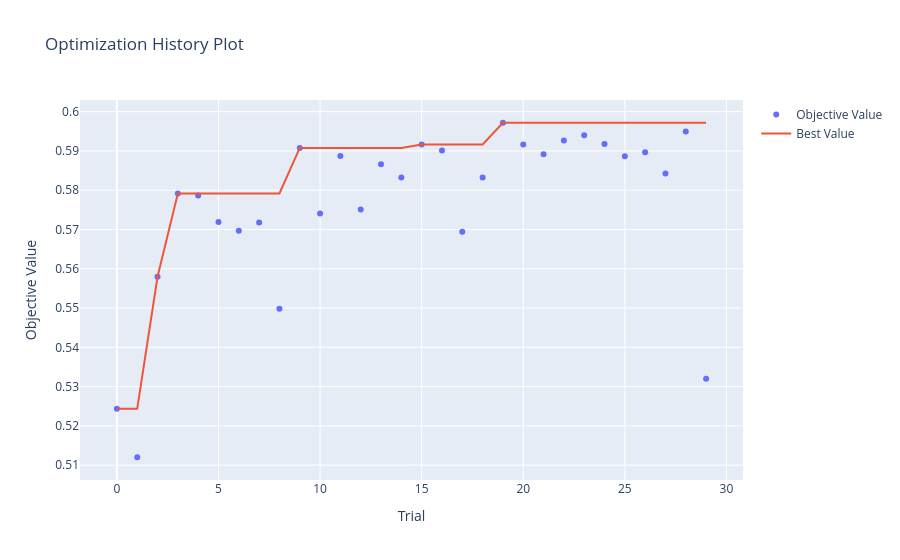
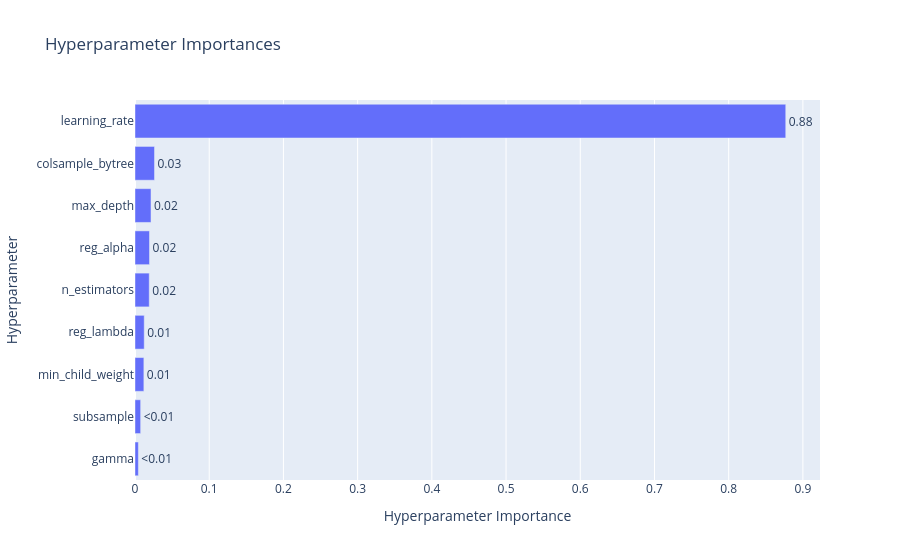

The notebook cell saved with these charts, in order:
### Markdown cell above
### Обучение моделей

### Code cell
def objective(trial, X_train, y_train):
    """
    Функция для оптимизации гиперпараметров с использованием TimeSeriesCV
    """
    params = {
        'n_estimators': trial.suggest_int('n_estimators', 50, 500),
        'max_depth': trial.suggest_int('max_depth', 3, 10),
        'learning_rate': trial.suggest_float('learning_rate', 0.01, 0.3, log=True),
        'subsample': trial.suggest_float('subsample', 0.6, 1.0),
        'colsample_bytree': trial.suggest_float('colsample_bytree', 0.6, 1.0),
        'gamma': trial.suggest_float('gamma', 0, 1),
        'min_child_weight': trial.suggest_int('min_child_weight', 1, 10),
        'reg_alpha': trial.suggest_float('reg_alpha', 0, 10), 
        'reg_lambda': trial.suggest_float('reg_lambda', 0, 10),
        'random_state': 42,
        'n_jobs': -1
    }

    # Пайплайн с предобработкой и моделью
    model = Pipeline([
        ('preprocessor', preprocessor),
        ('regressor', XGBRegressor(**params, enable_categorical=True))
    ])

    # Инициализация TimeSeriesSplit
    tscv = TimeSeriesSplit(n_splits=5)
    scores = []
    rmses = []

    for train_idx, val_idx in tscv.split(X_train):
        X_tr, X_val = X_train.iloc[train_idx], X_train.iloc[val_idx]
        y_tr, y_val = y_train.iloc[train_idx], y_train.iloc[val_idx]

        model.fit(X_tr, y_tr)
        y_pred = model.predict(X_val)
        r2 = r2_score(y_val, y_pred)
        rmse = np.sqrt(mean_squared_error(y_val, y_pred))
        scores.append(r2)
        rmses.append(rmse)

    mean_r2 = np.mean(scores)
    mean_rmse = np.mean(rmses)
    trial.set_user_attr("std_r2", np.std(scores))
    trial.set_user_attr("rmse", mean_rmse)

    return mean_r2  # Оптимизация по среднему R2

# Запуск эксперимента Optuna
study = optuna.create_study(
    direction='maximize',  # Максимизируем R2
    sampler=TPESampler(seed=42)
)

print("\nНачинаем оптимизацию гиперпараметров...")
study.optimize(lambda trial: objective(trial, X_train, y_train), 
               n_trials=30,
               show_progress_bar=True)

# 6. Вывод результатов
print("\nОптимизация завершена!")
print("Лучшие параметры:", study.best_params)
print(f"Лучший R2: {study.best_value:.4f}")
print(f"RMSE: {study.best_trial.user_attrs['rmse']:.4f}")

# 7. Визуализация результатов Optuna
print("\nВизуализация результатов оптимизации...")
fig = optuna.visualization.plot_optimization_history(study)
fig.show()

fig2 = optuna.visualization.plot_param_importances(study)
fig2.show()

# 8. Обучение финальной модели с лучшими параметрами
print("\nОбучение финальной модели с лучшими параметрами...")
final_model = Pipeline([
    ('preprocessor', preprocessor),
    ('regressor', XGBRegressor(**study.best_params, enable_categorical=True))
])

final_model.fit(X_train, y_train)

# Предсказание на тестовых данных
y_pred = final_model.predict(X_test)

# Вывод финальных метрик
final_r2 = r2_score(y_test, y_pred)
final_rmse = np.sqrt(mean_squared_error(y_test, y_pred))
print(f"\nФинальные метрики на тестовой выборке:")
print(f"R2: {final_r2:.4f}")
print(f"RMSE: {final_rmse:.4f}")

### Figure 1 — Plotly figure (JSON) as saved in the notebook; plotly's stock layout.template omitted (floating-point values rounded to 4 significant figures)
{"data": [{"mode": "markers", "name": "Objective Value", "type": "scatter", "x": [0, 1, 2, 3, 4, 5, 6, 7, 8, 9, 10, 11, 12, 13, 14, 15, 16, 17, 18, 19, 20, 21, 22, 23, 24, 25, 26, 27, 28, 29], "y": [0.5243, 0.512, 0.558, 0.5792, 0.5786, 0.5719, 0.5697, 0.5718, 0.5498, 0.5908, 0.574, 0.5887, 0.5751, 0.5866, 0.5832, 0.5916, 0.5901, 0.5694, 0.5832, 0.5972, 0.5916, 0.5892, 0.5926, 0.594, 0.5918, 0.5886, 0.5897, 0.5842, 0.595, 0.532]}, {"mode": "lines", "name": "Best Value", "type": "scatter", "x": [0, 1, 2, 3, 4, 5, 6, 7, 8, 9, 10, 11, 12, 13, 14, 15, 16, 17, 18, 19, 20, 21, 22, 23, 24, 25, 26, 27, 28, 29], "y": [0.5243, 0.5243, 0.558, 0.5792, 0.5792, 0.5792, 0.5792, 0.5792, 0.5792, 0.5908, 0.5908, 0.5908, 0.5908, 0.5908, 0.5908, 0.5916, 0.5916, 0.5916, 0.5916, 0.5972, 0.5972, 0.5972, 0.5972, 0.5972, 0.5972, 0.5972, 0.5972, 0.5972, 0.5972, 0.5972]}, {"marker": {"color": "#cccccc"}, "mode": "markers", "name": "Infeasible Trial", "showlegend": false, "type": "scatter", "x": [], "y": []}], "layout": {"title": {"text": "Optimization History Plot"}, "xaxis": {"title": {"text": "Trial"}}, "yaxis": {"title": {"text": "Objective Value"}}}}

### Figure 2 — Plotly figure (JSON) as saved in the notebook; plotly's stock layout.template omitted (floating-point values rounded to 4 significant figures)
{"data": [{"cliponaxis": false, "hovertemplate": ["gamma (FloatDistribution): 0.00453224434400059<extra></extra>", "subsample (FloatDistribution): 0.007600813918670974<extra></extra>", "min_child_weight (IntDistribution): 0.011955456058687159<extra></extra>", "reg_lambda (FloatDistribution): 0.012443032771683208<extra></extra>", "n_estimators (IntDistribution): 0.01919232320350294<extra></extra>", "reg_alpha (FloatDistribution): 0.01954081896075322<extra></extra>", "max_depth (IntDistribution): 0.021552285790862196<extra></extra>", "colsample_bytree (FloatDistribution): 0.026294813962015245<extra></extra>", "learning_rate (FloatDistribution): 0.8768882109898244<extra></extra>"], "name": "Objective Value", "orientation": "h", "text": ["<0.01", "<0.01", "0.01", "0.01", "0.02", "0.02", "0.02", "0.03", "0.88"], "textposition": "outside", "type": "bar", "x": [0.004532, 0.007601, 0.01196, 0.01244, 0.01919, 0.01954, 0.02155, 0.02629, 0.8769], "y": ["gamma", "subsample", "min_child_weight", "reg_lambda", "n_estimators", "reg_alpha", "max_depth", "colsample_bytree", "learning_rate"]}], "layout": {"title": {"text": "Hyperparameter Importances"}, "xaxis": {"title": {"text": "Hyperparameter Importance"}}, "yaxis": {"title": {"text": "Hyperparameter"}}}}
